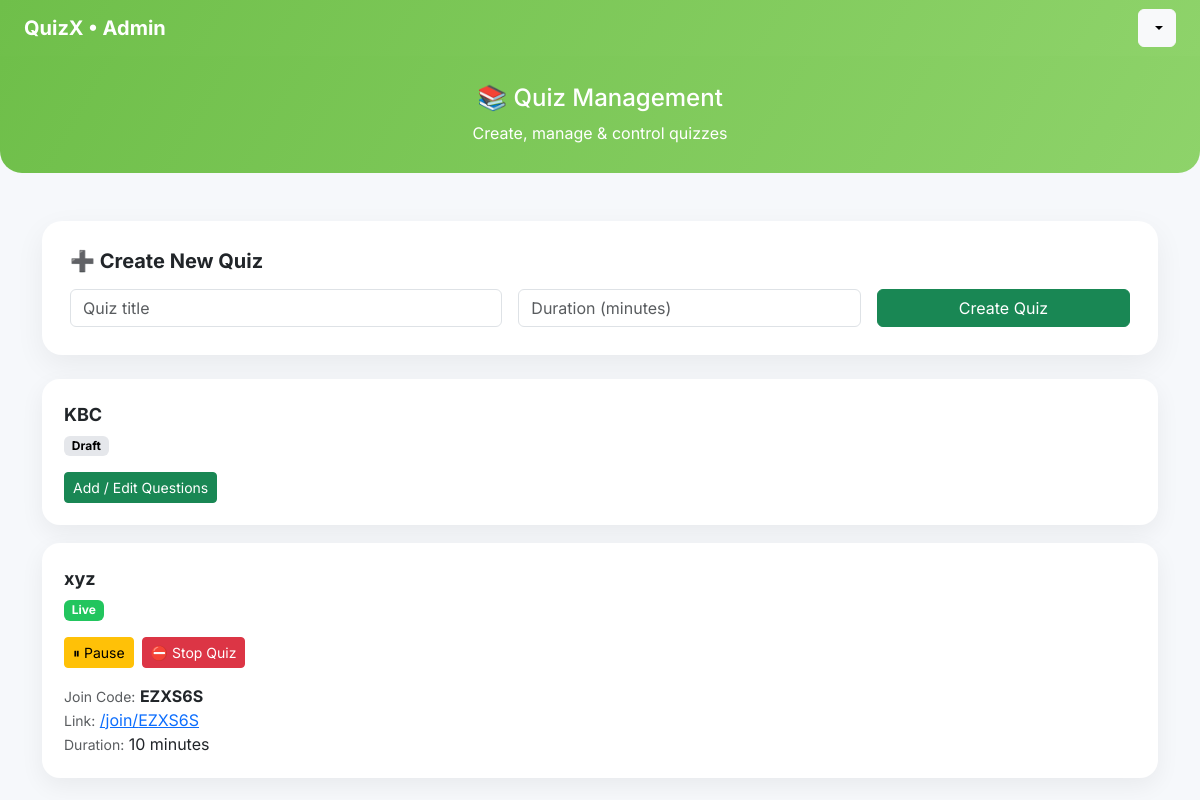
/admin/quizzes, run on an earlier commit of the app's database.
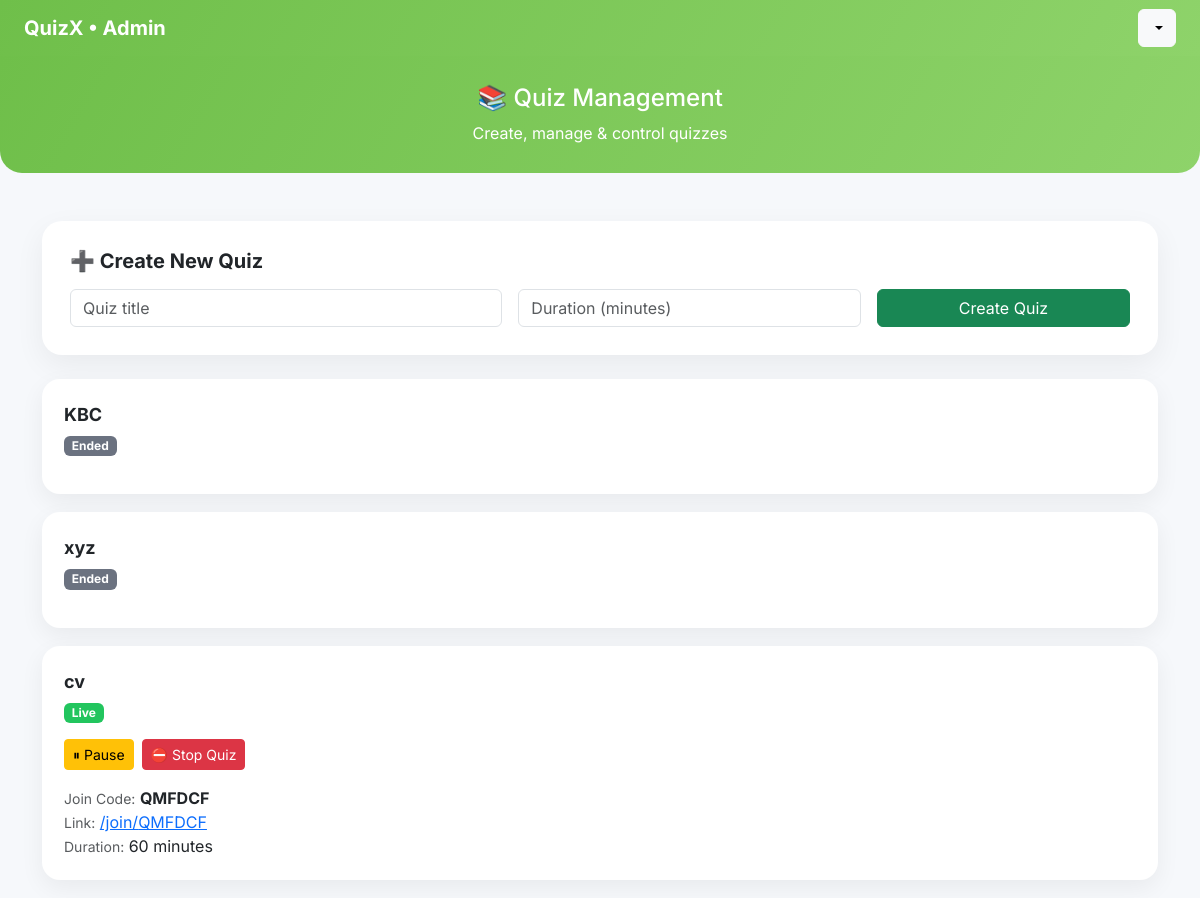
And on a later commit of the database.
### app.py (models this page shows)
class Quiz(db.Model):
    id = db.Column(db.Integer, primary_key=True)
    title = db.Column(db.String(100), nullable=False)
    duration = db.Column(db.Integer)  # minutes
    start_time = db.Column(db.DateTime)
    is_locked = db.Column(db.Boolean, default=False)
    is_published = db.Column(db.Boolean, default=False)
    is_active = db.Column(db.Boolean, default=False)
    join_code = db.Column(db.String(10), unique=True)
    is_paused = db.Column(db.Boolean, default=False)
    paused_at = db.Column(db.DateTime)
    paused_seconds = db.Column(db.Integer, default=0)

### app.py (the view, shortened to what this page needs)
@app.route("/admin/quizzes", methods=["GET", "POST"])
def admin_quizzes():
    quizzes = Quiz.query.all()
    return render_template("admin_quiz.html", quizzes=quizzes)

### templates/admin_quiz.html (shortened to what this page needs)
<!DOCTYPE html>
<html lang="en">
<head>
    <link href="https://cdn.jsdelivr.net/npm/bootstrap@5.3.0/dist/css/bootstrap.min.css" rel="stylesheet">
    <link rel="stylesheet" href="{{ url_for('static', filename='css/admin_quiz.css') }}">
</head>
<body>
<nav class="navbar navbar-dark px-4" style="background:linear-gradient(120deg,#6fbf4a,#8ed36a);">
    <span class="navbar-brand fw-bold">QuizX • Admin</span>
    <div class="dropdown">
        <button class="btn btn-light dropdown-toggle fw-bold" data-bs-toggle="dropdown">
        </button>
    </div>
</nav>
<div class="header text-center">
    <h4>📚 Quiz Management</h4>
    <p class="mb-0">Create, manage & control quizzes</p>
</div>
<div class="container mt-5">
<div class="create-card mb-4">
    <h5 class="fw-bold mb-3">➕ Create New Quiz</h5>
    <form method="POST" class="row g-3">
        <div class="col-md-5">
            <input name="title" class="form-control" placeholder="Quiz title" required>
        </div>
        <div class="col-md-4">
            <input name="duration" type="number" min="1" class="form-control" placeholder="Duration (minutes)" required>
        </div>
        <div class="col-md-3 d-grid">
            <button class="btn btn-success">Create Quiz</button>
        </div>
    </form>
</div>
{% if quizzes %}
{% for q in quizzes %}
<div class="quiz-card">
    <div class="quiz-title">{{ q.title }}</div>
    {% if q.is_active and q.is_paused %}
        <span class="badge badge-paused mt-2">Paused</span>
    {% elif q.is_active %}
        <span class="badge badge-live mt-2">Live</span>
    {% elif q.is_published %}
        <span class="badge badge-ended mt-2">Ended</span>
    {% elif q.is_locked %}
        <span class="badge badge-locked mt-2">Locked</span>
    {% else %}
        <span class="badge badge-draft mt-2">Draft</span>
    {% endif %}
    <div class="mt-3 d-flex gap-2 flex-wrap">
        {% if not q.is_locked and not q.is_active %}
            <a href="/admin/add-question/{{ q.id }}" class="btn btn-success btn-sm">Add / Edit Questions</a>
        {% endif %}
        {% if q.is_active and not q.is_paused %}
            <a href="/admin/pause-quiz/{{ q.id }}" class="btn btn-warning btn-sm">⏸ Pause</a>
        {% endif %}
        {% if q.is_active %}
            <a href="/admin/stop-quiz/{{ q.id }}" onclick="return confirm('Stop this live quiz?')" class="btn btn-danger btn-sm">⛔ Stop Quiz</a>
        {% endif %}
    </div>
    {% if q.is_active %}
    <div class="mt-3">
        <small class="text-muted">Join Code:</small> <b>{{ q.join_code }}</b><br>
        <small class="text-muted">Link:</small>
        <a href="/join/{{ q.join_code }}" target="_blank">/join/{{ q.join_code }}</a><br>
        <small class="text-muted">Duration:</small> {{ q.duration }} minutes
    </div>
    {% endif %}
</div>
{% endfor %}
{% else %}
<div class="text-center text-muted mt-5">
    <h5>No quizzes created yet</h5>
    <p>Create your first quiz using the form above 👆</p>
</div>
{% endif %}
</div>
</body>
</html>

What changed in the data, as far as the page shows it:
changed Quiz "KBC": is_published "Draft" → "Ended"; no longer shows "Add / Edit Questions"
changed Quiz "xyz": join_code "EZXS6S" → (not shown); duration "10" → (not shown); is_active "Live ⏸ Pause ⛔ Stop Quiz Join Code: Link: /join/ Duration: minutes" → "Ended"
added Quiz: title "cv", is_active "Live", join_code "QMFDCF", duration "60"
